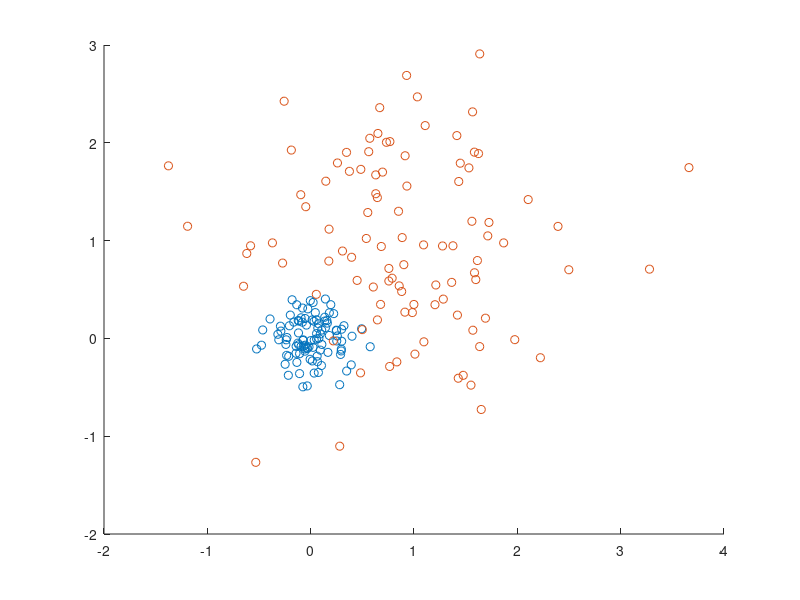
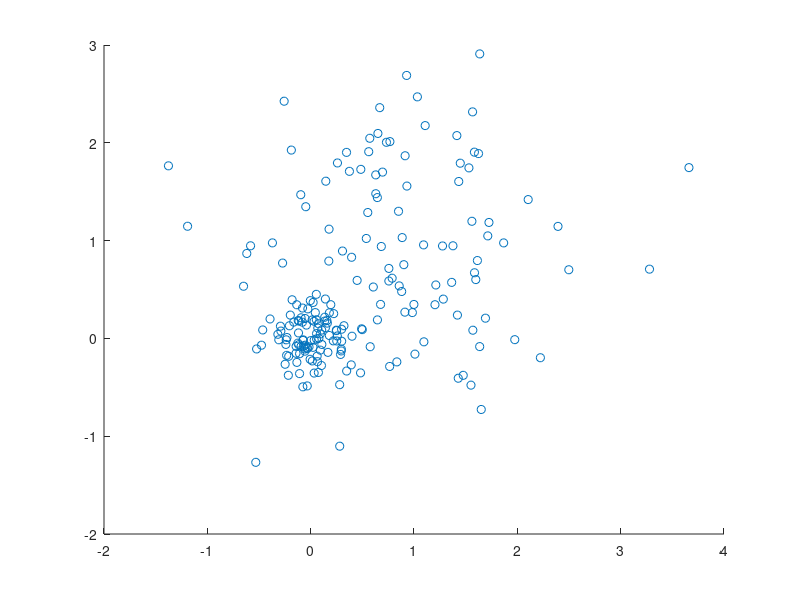

MATLAB code to generate these figures, in order: (Note: this script raises an error after producing the figures.)
n = 2; %dimensionality

% Cluster 1
N1 = 100;
mu1 = zeros(n,1);
Sigma1 = (0.2^2)*eye(n);
X1 = mvnrnd(mu1,Sigma1,N1);
% Cluster 2
N2 = 100;
mu2 = ones(n,1);
Sigma2 = (0.9^2)*eye(n);
X2 = mvnrnd(mu2,Sigma2,N2);

% Plot the true clusters
fig_true = figure();
hold on;
scatter(X1(:,1),X1(:,2),'r*');
scatter(X2(:,1),X2(:,2), 'bo');
%%
close;
X = [X1;X2];
N = N1+N2;
fig_data = figure;
scatter(X(:,1),X(:,2));
%% Kmeans
k = 2; % Number of clusters
% Initialize k centers
indInitcenters = randperm(N,k);
centers = X(indInitcenters,:);
% Compute distance to centers;
Dist = zeros(N,k); % Each row is a data sample, each column will get the distance to each cluster's center.
converged = 0; 
iter = 0;
while(~converged)
    centersPrev = centers;
    for i = 1:k
        repCenter = repmat(centers(i,:),N,1);
        Dist(:,i) = sum((X-repCenter).^2,2).^(1/2); % sum over each row
    end
    [~,ind] = min(Dist,[],2);
    % Update centers
    for j = 1:k
        centers(j,:) = mean(X(ind==j,:),1);
    end
    converged = isequal(centersPrev,centers);
    iter = iter + 1;
    displayProgress(X,ind,k,iter,centersPrev);
    %pause(3),
end
markers = {'r*','bo','g.','k^'};
figure(1);
clf;
subplot(2,1,1), 
scatter(X1(:,1),X1(:,2),'r*'); axis equal,
hold on;
scatter(X2(:,1),X2(:,2),'bo'); axis equal,
title('True Gaussian Component Labels')

subplot(2,1,2), 
hold on;
for i = 1:k
    scatter(X(ind==i,1),X(ind==i,2),markers{i});  axis equal,
end
title('Kmeans Clustering Labels')


function displayProgress(X,ind,k,iter,centersPrev)
    figure(1);
    clf;
    markers = {'r*','bo','k.','m^'};
    hold on;
    for i = 1:k
    scatter(X(ind==i,1),X(ind==i,2),markers{i}); axis equal,
    plot(centersPrev(i,1),centersPrev(i,2),markers{i}, 'MarkerSize',15,'MarkerEdgeColor','k');
    end
    title(['Iteration ',num2str(iter)],'Fontsize', 15);
    pause;
end
 
